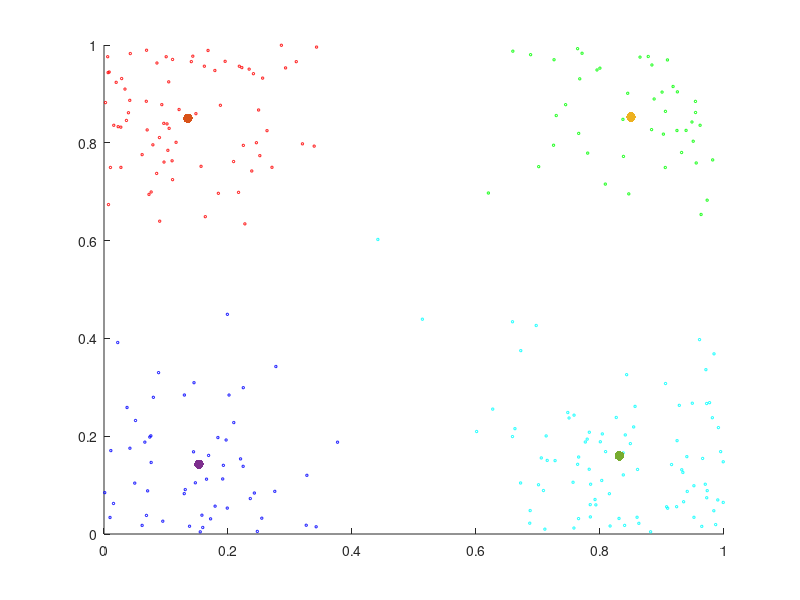
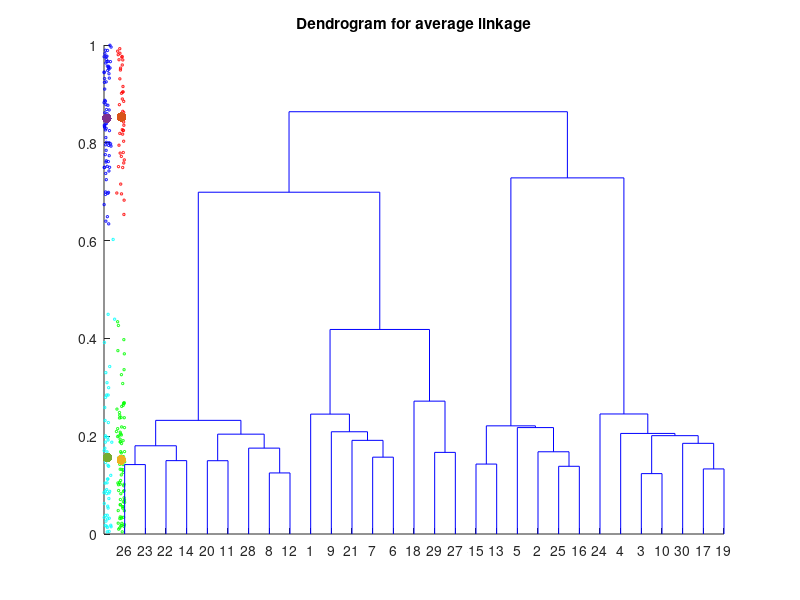

MATLAB code to generate these figures, in order:
clear; clc; close all;
load('cluster_data.mat');

%% Single linkage
Z = linkage(cluster_data, 'single');
c = cluster(Z, 'maxclust', 4);

figure;
colors = [1 0 0; 0 1 0; 0 0 1; 0 1 1];
colormap(colors);
scatter(cluster_data(:,1), cluster_data(:,2), 3, c);
hold on;

for i = 1:4
    scatter(mean(cluster_data(c==i,1)), mean(cluster_data(c==i,2)), 50, 'ks', 'filled');
end

%% Complete linkage
Z = linkage(cluster_data, 'complete');
c = cluster(Z, 'maxclust', 4);

figure;
colors = [1 0 0; 0 1 0; 0 0 1; 0 1 1];
colormap(colors);
scatter(cluster_data(:,1), cluster_data(:,2), 3, c);
hold on;

for i = 1:4
    scatter(mean(cluster_data(c==i,1)), mean(cluster_data(c==i,2)), 50, 'ks', 'filled');
end

%% Dendrogram for average
Z = linkage(cluster_data, 'average');
dendrogram(Z);
title('Dendrogram for average linkage');